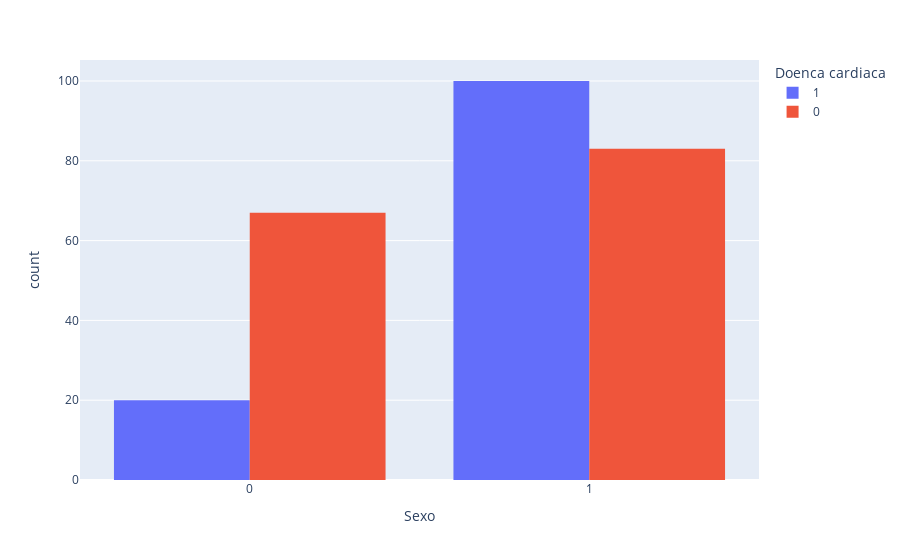

Here is the notebook cell this chart was saved with:
### Markdown cell above
O boxplot apresentado ilustra a distribuição da variável "Idade" em duas categorias: pacientes com presença de doença cardíaca e pacientes sem presença da doença. A análise do gráfico permite extrair as seguintes informações:

**1. Diferença na Média de Idade:**

-   **Pacientes com doença cardíaca:** A mediana da idade, representada pela linha central dentro da caixa, está levemente abaixo dos 60 anos.
-   **Pacientes sem doença cardíaca:** A mediana da idade está próxima aos 52 anos.

Essa diferença sugere que, em média, **pacientes com doença cardíaca tendem a ser um pouco mais velhos** do que aqueles sem a doença. No entanto, a diferença entre as medianas não parece ser muito grande.

**2. Dispersão dos Dados:**

-   **Pacientes com doença cardíaca:** O intervalo interquartil (IQR), representado pela altura da caixa, é relativamente menor, indicando uma **menor dispersão** nas idades dentro desse grupo. As linhas superiores e inferiores, que se estendem a partir da caixa (exceto pelos outliers), também são mais curtas, reforçando a menor variabilidade na idade entre os pacientes com doença cardíaca.
-   **Pacientes sem doença cardíaca:** O IQR é **maior**, indicando uma **maior dispersão** nas idades nesse grupo. As linhas que se estendem a partir da caixa são mais longas, o que evidencia a maior variabilidade na idade entre os pacientes sem doença cardíaca.

**3. Outliers:**

-   **Pacientes com doença cardíaca:** Observa-se a presença de um outlier, representado pelo ponto abaixo da linha inferior, indicando um indivíduo com idade muito inferior à maioria dos pacientes com doença cardíaca.
-   **Pacientes sem doença cardíaca:** Não há outliers nesse grupo.

**4. Implicações:**

Embora a idade média seja um pouco mais alta em pacientes com doença cardíaca, a diferença não é tão significativa a ponto de ser um fator determinante. A presença de um outlier no grupo de pacientes com doença cardíaca sugere a possibilidade de outros fatores de risco além da idade, especialmente em casos de manifestação precoce da doença.

### Code cell
px.histogram(df, x='Sexo', color='Doenca cardiaca', barmode='group')

### Figure 1 — Plotly figure (JSON) as saved in the notebook; plotly's stock layout.template omitted (floating-point values rounded to 4 significant figures; data arrays with more than 128 entries replaced by an {"elided": "..."} marker saying what was removed)
{"data": [{"alignmentgroup": "True", "bingroup": "x", "hovertemplate": "Doenca cardiaca=1<br>Sexo=%{x}<br>count=%{y}<extra></extra>", "legendgroup": "1", "marker": {"color": "#636efa", "pattern": {"shape": ""}}, "name": "1", "offsetgroup": "1", "orientation": "v", "showlegend": true, "type": "histogram", "x": [1, 1, 1, 1, 1, 0, 1, 1, 1, 1, 1, 1, 1, 1, 1, 1, 1, 1, 1, 1, 1, 1, 0, 1, 1, 0, 1, 0, 1, 0, 1, 1, 1, 1, 1, 1, 1, 0, 1, 1, 1, 1, 1, 1, 1, 1, 1, 0, 1, 0, 0, 1, 0, 1, 1, 1, 1, 1, 1, 0, 1, 1, 1, 1, 1, 1, 1, 1, 1, 1, 1, 0, 1, 0, 1, 1, 1, 1, 0, 1, 1, 1, 0, 1, 1, 1, 1, 1, 1, 1, 1, 1, 1, 1, 1, 1, 1, 1, 1, 0, 0, 0, 1, 1, 0, 1, 1, 0, 1, 1, 1, 1, 1, 1, 1, 1, 1, 1, 1, 1], "xaxis": "x", "yaxis": "y"}, {"alignmentgroup": "True", "bingroup": "x", "hovertemplate": "Doenca cardiaca=0<br>Sexo=%{x}<br>count=%{y}<extra></extra>", "legendgroup": "0", "marker": {"color": "#EF553B", "pattern": {"shape": ""}}, "name": "0", "offsetgroup": "0", "orientation": "v", "showlegend": true, "type": "histogram", "x": {"elided": "150 int values"}, "xaxis": "x", "yaxis": "y"}], "layout": {"barmode": "group", "legend": {"title": {"text": "Doenca cardiaca"}, "tracegroupgap": 0}, "margin": {"t": 60}, "xaxis": {"anchor": "y", "domain": [0, 1], "title": {"text": "Sexo"}}, "yaxis": {"anchor": "x", "domain": [0, 1], "title": {"text": "count"}}}}
